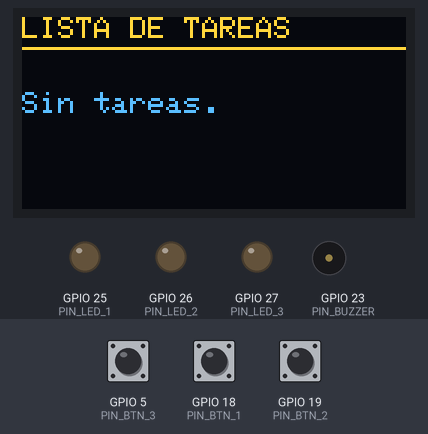
A sketch run on a simulated ESP32. On the bench: 128×64 one-colour display, output pins drawn as LEDs (lit = HIGH), buzzer (waves = sounding, pin HIGH). The test bench sets the inputs (shaded band); at power-on: GPIO 19 (PIN_BTN_2) HIGH, GPIO 5 (PIN_BTN_3) HIGH, GPIO 18 (PIN_BTN_1) HIGH. The OLED is the two-colour kind (top 16 rows yellow); WiFi joins after 1.5 s; servers stay silent unless stated; random numbers use the default seed unless the sketch sets one; no MQTT or app messages arrive unless stated; what the sketch prints to the serial monitor is not drawn.

Above: at 3.1 s.
3.2 s: GPIO 19 (PIN_BTN_2) pulled LOW for 0.15 s
At 5.3 s:
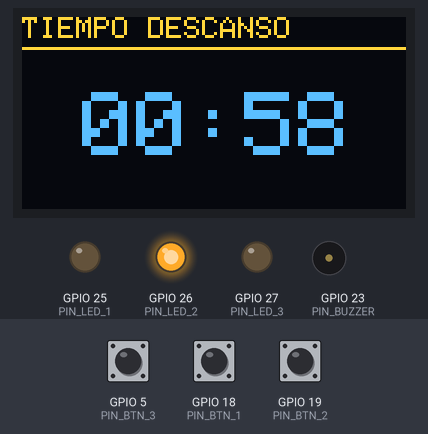
6.0 s: GPIO 5 (PIN_BTN_3) pulled LOW for 0.15 s
At 6.4 s:
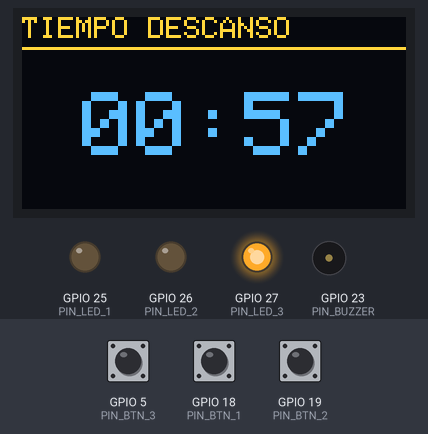
8.0 s: GPIO 19 (PIN_BTN_2) pulled LOW for 1 s
At 9.1 s:
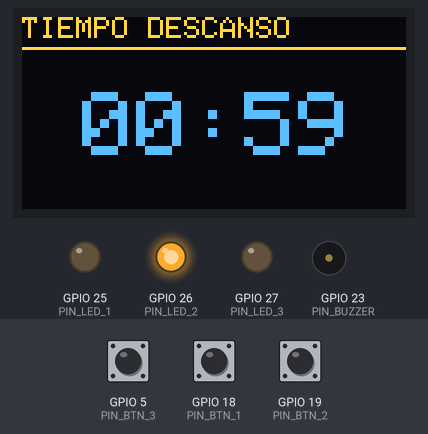
10.5 s: GPIO 19 (PIN_BTN_2) pulled LOW for 0.15 s
At 11.11 s:
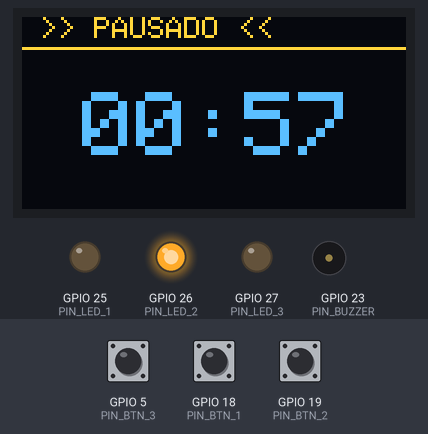
11.2 s: GPIO 19 (PIN_BTN_2) pulled LOW for 3.2 s
At 11.38 s:
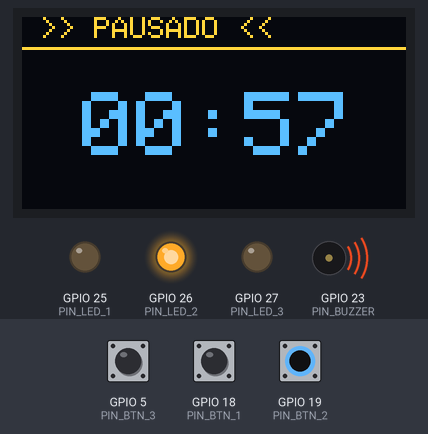
Timing chart, 0 to 14.2 s (numbered marks = the images above; inputs shaded):
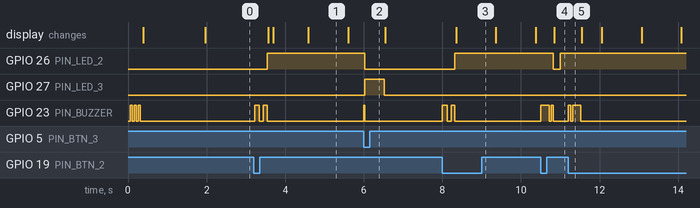

The sketch:

FocusHub.ino
```cpp
/*
 * Focus Hub: Estación de Productividad Sincronizada (IoT)
 * Firmware para ESP32
 */

// ============================================================================
// 1. INCLUSIÓN DE BIBLIOTECAS
// ============================================================================
#include <WiFi.h>
#include <WiFiClientSecure.h>
#include <PubSubClient.h>
#include <ArduinoJson.h>
#include <Adafruit_GFX.h>
#include <Adafruit_SSD1306.h>
#include <Wire.h>
#include <vector>
#include "secrets.h"

// ============================================================================
// 2. CONFIGURACIÓN DE HARDWARE
// ============================================================================
#define PIN_OLED_SDA 21
#define PIN_OLED_SCL 22
#define PIN_POT 34
#define PIN_BTN_1 18 // Verde (Start/Complete)
#define PIN_BTN_2 19 // Amarillo (Pause/Break)
#define PIN_BTN_3 5  // Rojo (Cancel)
#define PIN_LED_1 25 // Verde
#define PIN_LED_2 26 // Amarillo
#define PIN_LED_3 27 // Rojo
#define PIN_BUZZER 23

// ============================================================================
// 3. OBJETOS GLOBALES
// ============================================================================
#define SCREEN_WIDTH 128
#define SCREEN_HEIGHT 64
Adafruit_SSD1306 display(SCREEN_WIDTH, SCREEN_HEIGHT, &Wire, -1);
WiFiClientSecure net = WiFiClientSecure();
PubSubClient client(net);

// ============================================================================
// 4. DEFINICIONES AWS (TOPICS)
// ============================================================================
// Topic donde llegan los cambios (Deltas)
#define AWS_TOPIC_SHADOW_DELTA "$aws/things/" THINGNAME "/shadow/update/delta"
// Topic donde enviamos nuestro estado
#define AWS_TOPIC_SHADOW_UPDATE "$aws/things/" THINGNAME "/shadow/update"
// Topic donde solicitamos el estado inicial
#define AWS_TOPIC_SHADOW_GET "$aws/things/" THINGNAME "/shadow/get"
// Topic donde llega la respuesta del estado inicial
#define AWS_TOPIC_SHADOW_GET_ACCEPTED "$aws/things/" THINGNAME "/shadow/get/accepted"
// Topic personalizado para completar tareas
#define AWS_TOPIC_COMPLETE "focushub/complete"

// ============================================================================
// 5. ESTADO GLOBAL
// ============================================================================
struct Task { String id; String name; };
std::vector<Task> tasks;
int selectedTaskIndex = 0;
int lastPotValue = 0;

enum State { STATE_CONNECTING, STATE_IDLE, STATE_FOCUS, STATE_BREAK, STATE_PAUSED };
State currentState = STATE_CONNECTING;
State prePauseState = STATE_IDLE;

// ============================================================================
// 6. TEMPORIZADORES
// ============================================================================
unsigned long timerStartMillis = 0;
unsigned long timerDuration = 0;
unsigned long remainingTimeAtPause = 0;

// Duraciones (Ajustar según necesidad)
#define DURATION_POMODORO (5 * 60 * 1000)
#define DURATION_BREAK    (1 * 60 * 1000)

#define LONG_PRESS_MS 2000
unsigned long btn1PressTime = 0;
bool btn1LongPressTriggered = false;

// ============================================================================
// 7. SISTEMA DE SONIDO
// ============================================================================
#define SOUND_STARTUP 0
#define SOUND_FOCUS_START 1
#define SOUND_BREAK_START 2
#define SOUND_COMPLETE 3
#define SOUND_ALARM 4
#define SOUND_CLICK 5
#define SOUND_PAUSE 6
#define SOUND_RESUME 7

void playPattern(int pattern) {
  switch (pattern) {
    case SOUND_STARTUP:
      for(int i=0; i<3; i++) { digitalWrite(PIN_BUZZER, HIGH); delay(50); digitalWrite(PIN_BUZZER, LOW); delay(50); }
      break;
    case SOUND_FOCUS_START:
      digitalWrite(PIN_BUZZER, HIGH); delay(800); digitalWrite(PIN_BUZZER, LOW);
      break;
    case SOUND_BREAK_START:
      digitalWrite(PIN_BUZZER, HIGH); delay(100); digitalWrite(PIN_BUZZER, LOW); delay(100);
      digitalWrite(PIN_BUZZER, HIGH); delay(100); digitalWrite(PIN_BUZZER, LOW);
      break;
    case SOUND_COMPLETE:
      digitalWrite(PIN_BUZZER, HIGH); delay(100); digitalWrite(PIN_BUZZER, LOW); delay(50);
      digitalWrite(PIN_BUZZER, HIGH); delay(100); digitalWrite(PIN_BUZZER, LOW); delay(50);
      digitalWrite(PIN_BUZZER, HIGH); delay(400); digitalWrite(PIN_BUZZER, LOW);
      break;
    case SOUND_ALARM:
      for(int i=0; i<3; i++) { digitalWrite(PIN_BUZZER, HIGH); delay(300); digitalWrite(PIN_BUZZER, LOW); delay(200); }
      break;
    case SOUND_CLICK:
      digitalWrite(PIN_BUZZER, HIGH); delay(20); digitalWrite(PIN_BUZZER, LOW);
      break;
    case SOUND_PAUSE:
      digitalWrite(PIN_BUZZER, HIGH); delay(200); digitalWrite(PIN_BUZZER, LOW); delay(50);
      digitalWrite(PIN_BUZZER, HIGH); delay(50); digitalWrite(PIN_BUZZER, LOW);
      break;
    case SOUND_RESUME:
      digitalWrite(PIN_BUZZER, HIGH); delay(50); digitalWrite(PIN_BUZZER, LOW); delay(50);
      digitalWrite(PIN_BUZZER, HIGH); delay(200); digitalWrite(PIN_BUZZER, LOW);
      break;
  }
}

// ============================================================================
// 8. PROTOTIPOS
// ============================================================================
void setupWiFi(); void setupAWS(); void connectAWS(); void reconnectAWS();
void awsCallback(char* topic, byte* payload, unsigned int length);
void reportCurrentStateToShadow(); void publishTaskComplete(String taskId);
void handlePotentiometer(); void handleButtons(); void updateDisplay();
void startTimer(State newState, unsigned long duration);
void setLedsForState(State state);

// ============================================================================
// 9. SETUP
// ============================================================================
void setup() {
  Serial.begin(115200);
  Wire.begin(PIN_OLED_SDA, PIN_OLED_SCL);
  pinMode(PIN_POT, INPUT);
  pinMode(PIN_BTN_1, INPUT_PULLUP); pinMode(PIN_BTN_2, INPUT_PULLUP); pinMode(PIN_BTN_3, INPUT_PULLUP);
  pinMode(PIN_LED_1, OUTPUT); pinMode(PIN_LED_2, OUTPUT); pinMode(PIN_LED_3, OUTPUT); pinMode(PIN_BUZZER, OUTPUT);

  if (!display.begin(SSD1306_SWITCHCAPVCC, 0x3C)) { for(;;); }

  // Pantalla de inicio
  display.clearDisplay(); display.setTextSize(1); display.setTextColor(WHITE);
  display.setCursor(0,0); display.println("Focus Hub V4"); display.display();

  playPattern(SOUND_STARTUP);

  setupWiFi();
  setupAWS();

  currentState = STATE_IDLE;
  setLedsForState(STATE_IDLE);
}

// ============================================================================
// 10. LOOP
// ============================================================================
void loop() {
  if (!client.connected()) { reconnectAWS(); }
  client.loop();

  handlePotentiometer();
  handleButtons();

  // Lógica de Fin de Temporizador
  if (currentState == STATE_FOCUS || currentState == STATE_BREAK) {
    if (millis() - timerStartMillis >= timerDuration) {
      playPattern(SOUND_ALARM);
      currentState = STATE_IDLE;
      setLedsForState(STATE_IDLE);
      reportCurrentStateToShadow();
    }
  }

  // Lógica LED Pausa (Parpadeo)
  if (currentState == STATE_PAUSED) {
    if ((millis() % 1000) < 500) digitalWrite(PIN_LED_2, HIGH);
    else digitalWrite(PIN_LED_2, LOW);
    digitalWrite(PIN_LED_1, LOW); digitalWrite(PIN_LED_3, LOW);
  }

  // Actualizar Pantalla
  static unsigned long lastUpdate = 0;
  if (millis() - lastUpdate > 100) {
    updateDisplay();
    lastUpdate = millis();
  }
}

// ============================================================================
// 11. MANEJADORES DE UI
// ============================================================================
void handlePotentiometer() {
  if (currentState != STATE_IDLE || tasks.empty()) return;
  int potValue = analogRead(PIN_POT);
  if (abs(potValue - lastPotValue) > 60) {
    lastPotValue = potValue;
    selectedTaskIndex = map(potValue, 0, 4095, 0, tasks.size());
    if (selectedTaskIndex >= tasks.size()) selectedTaskIndex = tasks.size() - 1;
    if (selectedTaskIndex < 0) selectedTaskIndex = 0;
  }
}

void handleButtons() {
  // --- BOTÓN 1 (VERDE) ---
  if (digitalRead(PIN_BTN_1) == LOW) {
    if (btn1PressTime == 0) { btn1PressTime = millis(); btn1LongPressTriggered = false; }

    // Detección de Pulsación Larga (COMPLETAR TAREA)
    if (!btn1LongPressTriggered && (millis() - btn1PressTime > LONG_PRESS_MS)) {
      btn1LongPressTriggered = true;
      if ((currentState == STATE_FOCUS || currentState == STATE_IDLE) && !tasks.empty()) {
         // 1. Feedback Auditivo
         playPattern(SOUND_COMPLETE);

         // 2. Enviar a la Nube
         publishTaskComplete(tasks[selectedTaskIndex].id);

         // 3. ACTUALIZACIÓN OPTIMISTA (UI LOCAL) - NUEVO EN V4
         // Borramos la tarea de la lista local inmediatamente para que desaparezca de la pantalla.
         // No esperamos a que la nube nos confirme.
         tasks.erase(tasks.begin() + selectedTaskIndex);

         // Ajustamos el índice por si borramos la última tarea
         if (selectedTaskIndex >= tasks.size() && !tasks.empty()) {
           selectedTaskIndex = tasks.size() - 1;
         }

         // 4. Resetear Estado
         currentState = STATE_IDLE;
         setLedsForState(STATE_IDLE);
         reportCurrentStateToShadow();
      }
    }
  } else {
    if (btn1PressTime != 0 && !btn1LongPressTriggered) {
      // Pulsación Corta (INICIAR FOCUS)
      if (currentState == STATE_IDLE && !tasks.empty()) {
        playPattern(SOUND_FOCUS_START);
        startTimer(STATE_FOCUS, DURATION_POMODORO);
      }
    }
    btn1PressTime = 0;
  }

  // --- BOTÓN 2 (AMARILLO - PAUSA) ---
  static bool btn2LastState = HIGH;
  bool btn2State = digitalRead(PIN_BTN_2);
  if (btn2LastState == HIGH && btn2State == LOW) {
    playPattern(SOUND_CLICK); // Feedback
    if (currentState == STATE_FOCUS || currentState == STATE_BREAK) {
      // Pausar
      playPattern(SOUND_PAUSE);
      prePauseState = currentState;
      remainingTimeAtPause = timerDuration - (millis() - timerStartMillis);
      currentState = STATE_PAUSED;
      reportCurrentStateToShadow();
    } else if (currentState == STATE_PAUSED) {
      // Reanudar
      playPattern(SOUND_RESUME);
      currentState = prePauseState;
      timerStartMillis = millis() - (timerDuration - remainingTimeAtPause);
      setLedsForState(currentState);
      reportCurrentStateToShadow();
    } else if (currentState == STATE_IDLE) {
      // Iniciar Descanso
      playPattern(SOUND_BREAK_START);
      startTimer(STATE_BREAK, DURATION_BREAK);
    }
  }
  btn2LastState = btn2State;

  // --- BOTÓN 3 (ROJO - CANCELAR) ---
  static bool btn3LastState = HIGH;
  bool btn3State = digitalRead(PIN_BTN_3);
  if (btn3LastState == HIGH && btn3State == LOW) {
    playPattern(SOUND_CLICK);
    if (currentState != STATE_IDLE && currentState != STATE_CONNECTING) {
      currentState = STATE_IDLE;
      digitalWrite(PIN_LED_1, LOW); digitalWrite(PIN_LED_2, LOW); digitalWrite(PIN_LED_3, HIGH);
      delay(500);
      setLedsForState(STATE_IDLE);
      reportCurrentStateToShadow();
    }
  }
  btn3LastState = btn3State;
}

// ============================================================================
// 12. AUXILIARES
// ============================================================================
void startTimer(State newState, unsigned long duration) {
  currentState = newState;
  timerDuration = duration;
  timerStartMillis = millis();
  setLedsForState(currentState);
  reportCurrentStateToShadow();
}

void setLedsForState(State state) {
  digitalWrite(PIN_LED_1, LOW); digitalWrite(PIN_LED_2, LOW); digitalWrite(PIN_LED_3, LOW);
  switch (state) {
    case STATE_FOCUS: digitalWrite(PIN_LED_1, HIGH); break;
    case STATE_BREAK: digitalWrite(PIN_LED_2, HIGH); break;
    case STATE_IDLE: case STATE_CONNECTING: break;
    case STATE_PAUSED: break; // Manejado en loop
  }
}

void updateDisplay() {
  display.clearDisplay();
  if (currentState == STATE_CONNECTING) {
    display.setCursor(0, 0); display.println("Conectando..."); display.display(); return;
  }

  display.setTextSize(1); display.setCursor(0,0);
  switch(currentState) {
    case STATE_IDLE:   display.print("LISTA DE TAREAS"); break;
    case STATE_FOCUS:  display.print("MODO FOCUS"); break;
    case STATE_BREAK:  display.print("TIEMPO DESCANSO"); break;
    case STATE_PAUSED: display.print(" >> PAUSADO << "); break;
  }
  display.drawLine(0, 10, 128, 10, WHITE);

  if (currentState == STATE_IDLE) {
    if (tasks.empty()) {
      display.setCursor(0, 25); display.println("Sin tareas.");
    } else {
      int start = 0; if (selectedTaskIndex > 2) start = selectedTaskIndex - 2;
      for (int i = start; i < tasks.size() && i < start + 4; i++) {
        display.setCursor(0, 15 + (i - start) * 10);
        display.print(i == selectedTaskIndex ? "> " : "  ");
        display.println(tasks[i].name.substring(0, 18));
      }
    }
  } else {
    // Timer
    long remaining;
    if (currentState == STATE_PAUSED) remaining = remainingTimeAtPause;
    else remaining = timerDuration - (millis() - timerStartMillis);
    if (remaining < 0) remaining = 0;

    int minutes = (remaining / 1000) / 60;
    int seconds = (remaining / 1000) % 60;

    display.setTextSize(3); display.setCursor(20, 25);
    if (minutes < 10) display.print("0"); display.print(minutes);
    display.print(":");
    if (seconds < 10) display.print("0"); display.print(seconds);

    if ((currentState == STATE_FOCUS || (currentState == STATE_PAUSED && prePauseState == STATE_FOCUS)) && !tasks.empty()) {
      display.setTextSize(1); display.setCursor(0, 55);
      // Validación extra de seguridad
      if (selectedTaskIndex < tasks.size()) {
        String name = tasks[selectedTaskIndex].name;
        int pad = (21 - name.length()) / 2; for(int k=0; k<pad; k++) display.print(" ");
        display.println(name);
      }
    }
  }
  display.display();
}

// ============================================================================
// 13. CONECTIVIDAD (AWS) - FIX ARRANQUE V4
// ============================================================================
void setupWiFi() {
  display.clearDisplay(); display.setCursor(0,0); display.println("Conectando WiFi..."); display.display();
  WiFi.mode(WIFI_STA); WiFi.begin(WIFI_SSID, WIFI_PASSWORD);
  while (WiFi.status() != WL_CONNECTED) { delay(500); Serial.print("."); }
  Serial.println("OK");
}

void setupAWS() {
  net.setCACert(AWS_CERT_CA); net.setCertificate(AWS_CERT_CRT); net.setPrivateKey(AWS_CERT_PRIVATE);
  client.setServer(AWS_IOT_ENDPOINT, 8883);
  client.setCallback(awsCallback);
  client.setBufferSize(4096);
  connectAWS();
}

void connectAWS() {
  while (!client.connected()) {
    if (client.connect((THINGNAME + String(random(0xffff), HEX)).c_str())) {
      Serial.println("Conectado a AWS.");
      // 1. Suscribirse a DELTA (para cambios en tiempo real)
      client.subscribe(AWS_TOPIC_SHADOW_DELTA);

      // 2. NUEVO EN V4: Suscribirse a GET/ACCEPTED
      // Aquí es donde AWS envía la respuesta con el estado inicial completo.
      client.subscribe(AWS_TOPIC_SHADOW_GET_ACCEPTED);

      // 3. Solicitar el estado inicial inmediatamente
      client.publish(AWS_TOPIC_SHADOW_GET, "");
    } else { delay(2000); }
  }
}

void reconnectAWS() { if (!client.connected()) connectAWS(); }

// Función auxiliar para procesar JSON de tareas (reutilizable)
void processTasksJson(JsonObject state) {
  // Buscamos la lista de tareas dentro del objeto JSON.
  // A veces viene directo, a veces dentro de "desired".
  JsonArray tasksArray;

  if (state.containsKey("tasks")) {
    tasksArray = state["tasks"];
  } else if (state.containsKey("desired") && state["desired"].containsKey("tasks")) {
    tasksArray = state["desired"]["tasks"];
  } else {
    return; // No hay tareas
  }

  Serial.println("Actualizando lista de tareas...");
  tasks.clear();
  for (JsonObject t : tasksArray) {
    tasks.push_back({t["id"] | "x", t["name"] | "?"});
  }
  if (selectedTaskIndex >= tasks.size()) selectedTaskIndex = 0;
  updateDisplay(); // Forzar actualización visual
}

void awsCallback(char* topic, byte* payload, unsigned int length) {
  String topicStr = String(topic);
  Serial.print("Mensaje en: "); Serial.println(topicStr);

  DynamicJsonDocument doc(4096);
  DeserializationError err = deserializeJson(doc, payload, length);
  if (err) return;

  // Caso 1: Es un DELTA (Cambio enviado por la Lambda al crear tarea)
  if (topicStr.equals(AWS_TOPIC_SHADOW_DELTA)) {
    processTasksJson(doc["state"]);
  }
  // Caso 2: NUEVO EN V4 - Es la respuesta inicial GET/ACCEPTED (Arranque)
  else if (topicStr.equals(AWS_TOPIC_SHADOW_GET_ACCEPTED)) {
    Serial.println("Estado Inicial Recibido.");
    // La estructura de GET/ACCEPTED es {"state": {"desired": ...}}
    processTasksJson(doc["state"]);
  }
}

void reportCurrentStateToShadow() {
  DynamicJsonDocument doc(512); JsonObject r = doc.createNestedObject("state").createNestedObject("reported");
  switch (currentState) {
    case STATE_IDLE: r["mode"] = "idle"; break;
    case STATE_FOCUS: r["mode"] = "focus"; if(!tasks.empty()) r["taskId"] = tasks[selectedTaskIndex].id; break;
    case STATE_BREAK: r["mode"] = "break"; break;
    case STATE_PAUSED: r["mode"] = "paused"; break;
  }
  char b[512]; serializeJson(doc, b); client.publish(AWS_TOPIC_SHADOW_UPDATE, b);
}

void publishTaskComplete(String taskId) {
  DynamicJsonDocument doc(256); doc["taskId"] = taskId; doc["userId"] = "demo_user";
  char b[256]; serializeJson(doc, b); client.publish(AWS_TOPIC_COMPLETE, b);
}
```

secrets.h
```cpp
/*
 * Archivo de secretos
 */

// --- WiFi ---
#define WIFI_SSID ""
#define WIFI_PASSWORD ""

// --- Nombre de dominio/punto de conexión AWS IoT ---
#define AWS_IOT_ENDPOINT ""

// Nombre del "Objeto" (Thing) en AWS IoT
#define THINGNAME ""

// --- Certificados de AWS ---
const char AWS_CERT_CA[] = R"EOF(
-----BEGIN CERTIFICATE-----
-----END CERTIFICATE-----
)EOF";

const char AWS_CERT_CRT[] = R"EOF(
-----BEGIN CERTIFICATE-----
-----END CERTIFICATE-----
)EOF";

const char AWS_CERT_PRIVATE[] = R"EOF(
-----BEGIN RSA PRIVATE KEY-----
-----END RSA PRIVATE KEY-----
)EOF";
```

Measured:
- after the input at 3.2 s, GPIO 26 (PIN_LED_2): LOW → HIGH after 0.34 s; GPIO 23 (PIN_BUZZER): alternates HIGH for 0.11 s and LOW for 0.10 s, 4 changes in all, then stays LOW, starting at once; the display: first changes after 0.37 s (image 1 shows a later state)
- after the input at 6.0 s, GPIO 26 (PIN_LED_2): HIGH → LOW at once; GPIO 27 (PIN_LED_3): LOW → HIGH at once, → LOW 0.50 s later; GPIO 23 (PIN_BUZZER): LOW → HIGH at once, → LOW 0.02 s later
- after the input at 8.0 s, GPIO 26 (PIN_LED_2): LOW → HIGH after 0.32 s; GPIO 23 (PIN_BUZZER): alternates HIGH for 0.11 s and LOW for 0.10 s, 4 changes in all, then stays LOW, starting at once; the display: changes after 0.35 s (image 3)
- after the input at 10.5 s, GPIO 26 (PIN_LED_2): HIGH → LOW after 0.32 s, → HIGH 0.18 s later; GPIO 23 (PIN_BUZZER): LOW → HIGH at once, → LOW 0.22 s later, → HIGH 0.05 s later, → LOW 0.05 s later; the display: changes after 0.35 s (image 4)
- after the input at 11.2 s, GPIO 23 (PIN_BUZZER): LOW → HIGH at once, → LOW 0.07 s later, → HIGH 0.05 s later, → LOW 0.20 s later
- what the display in image 1 shows lasts 1.0 s, from 4.6 s to 5.6 s
